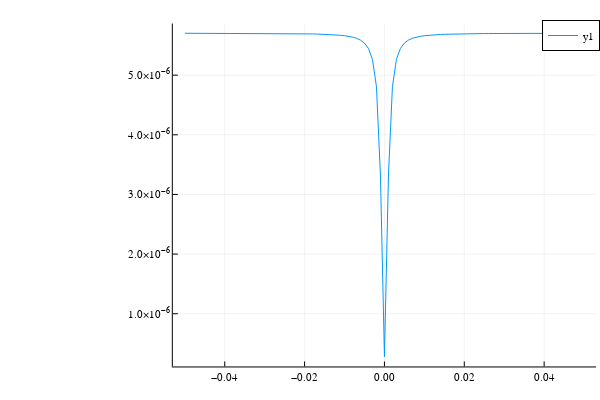

Notebook source saved alongside this figure:
### Code cell
plot1=Plots.plot(Bvalues,popGr)

### Figure 1 — Plotly figure (JSON) as saved in the notebook; plotly's stock layout.template omitted (floating-point values rounded to 4 significant figures)
{"data": [{"colorbar": {"title": ""}, "legendgroup": "y1", "line": {"color": "rgba(0, 154, 250, 1.000)", "dash": "solid", "shape": "linear", "width": 1}, "mode": "lines", "name": "y1", "showlegend": true, "type": "scatter", "x": [-0.05, -0.049, -0.048, -0.047, -0.046, -0.045, -0.044, -0.043, -0.042, -0.041, -0.04, -0.039, -0.038, -0.037, -0.036, -0.035, -0.034, -0.033, -0.032, -0.031, -0.03, -0.029, -0.028, -0.027, -0.026, -0.025, -0.024, -0.023, -0.022, -0.021, -0.02, -0.019, -0.018, -0.017, -0.016, -0.015, -0.014, -0.013, -0.012, -0.011, -0.01, -0.009, -0.008, -0.007, -0.006, -0.005, -0.004, -0.003, -0.002, -0.001, 0, 0.001, 0.002, 0.003, 0.004, 0.005, 0.006, 0.007, 0.008, 0.009, 0.01, 0.011, 0.012, 0.013, 0.014, 0.015, 0.016, 0.017, 0.018, 0.019, 0.02, 0.021, 0.022, 0.023, 0.024, 0.025, 0.026, 0.027, 0.028, 0.029, 0.03, 0.031, 0.032, 0.033, 0.034, 0.035, 0.036, 0.037, 0.038, 0.039, 0.04, 0.041, 0.042, 0.043, 0.044, 0.045, 0.046, 0.047, 0.048, 0.049, 0.05], "xaxis": "x", "y": [5.702e-06, 5.702e-06, 5.702e-06, 5.702e-06, 5.702e-06, 5.702e-06, 5.702e-06, 5.702e-06, 5.702e-06, 5.702e-06, 5.701e-06, 5.701e-06, 5.701e-06, 5.701e-06, 5.701e-06, 5.701e-06, 5.7e-06, 5.7e-06, 5.7e-06, 5.7e-06, 5.699e-06, 5.699e-06, 5.699e-06, 5.698e-06, 5.698e-06, 5.697e-06, 5.697e-06, 5.696e-06, 5.695e-06, 5.694e-06, 5.693e-06, 5.692e-06, 5.691e-06, 5.689e-06, 5.687e-06, 5.685e-06, 5.682e-06, 5.679e-06, 5.674e-06, 5.669e-06, 5.661e-06, 5.651e-06, 5.638e-06, 5.618e-06, 5.587e-06, 5.537e-06, 5.448e-06, 5.265e-06, 4.807e-06, 3.308e-06, 2.788e-07, 3.308e-06, 4.807e-06, 5.265e-06, 5.448e-06, 5.537e-06, 5.587e-06, 5.618e-06, 5.638e-06, 5.651e-06, 5.661e-06, 5.669e-06, 5.674e-06, 5.679e-06, 5.682e-06, 5.685e-06, 5.687e-06, 5.689e-06, 5.691e-06, 5.692e-06, 5.693e-06, 5.694e-06, 5.695e-06, 5.696e-06, 5.697e-06, 5.697e-06, 5.698e-06, 5.698e-06, 5.699e-06, 5.699e-06, 5.699e-06, 5.7e-06, 5.7e-06, 5.7e-06, 5.7e-06, 5.701e-06, 5.701e-06, 5.701e-06, 5.701e-06, 5.701e-06, 5.701e-06, 5.702e-06, 5.702e-06, 5.702e-06, 5.702e-06, 5.702e-06, 5.702e-06, 5.702e-06, 5.702e-06, 5.702e-06, 5.702e-06], "yaxis": "y", "zmax": null, "zmin": null}], "layout": {"annotations": [], "height": 400, "legend": {"bgcolor": "rgba(255, 255, 255, 1.000)", "bordercolor": "rgba(0, 0, 0, 1.000)", "borderwidth": 1, "font": {"color": "rgba(0, 0, 0, 1.000)", "family": "sans-serif", "size": 11}, "title": {"font": {"color": "rgba(0, 0, 0, 1.000)", "family": "sans-serif", "size": 15}, "text": ""}, "tracegroupgap": 0, "traceorder": "normal", "x": 1, "xanchor": "auto", "y": 1, "yanchor": "auto"}, "margin": {"b": 20, "l": 0, "r": 0, "t": 20}, "paper_bgcolor": "rgba(255, 255, 255, 1.000)", "plot_bgcolor": "rgba(255, 255, 255, 1.000)", "showlegend": true, "width": 600, "xaxis": {"anchor": "y", "domain": [0.288, 0.9934], "gridcolor": "rgba(0, 0, 0, 0.100)", "gridwidth": 0.5, "linecolor": "rgba(0, 0, 0, 1.000)", "mirror": false, "range": [-0.053, 0.053], "showgrid": true, "showline": true, "showticklabels": true, "tickangle": 0, "tickcolor": "rgb(0, 0, 0)", "tickfont": {"color": "rgba(0, 0, 0, 1.000)", "family": "sans-serif", "size": 11}, "tickmode": "array", "ticks": "inside", "ticktext": ["−0.04", "−0.02", "0.00", "0.02", "0.04"], "tickvals": [-0.04, -0.02, 0, 0.02, 0.04], "title": "", "titlefont": {"color": "rgba(0, 0, 0, 1.000)", "family": "sans-serif", "size": 15}, "type": "-", "visible": true, "zeroline": false, "zerolinecolor": "rgba(0, 0, 0, 1.000)"}, "yaxis": {"anchor": "x", "domain": [0.03762, 0.9902], "gridcolor": "rgba(0, 0, 0, 0.100)", "gridwidth": 0.5, "linecolor": "rgba(0, 0, 0, 1.000)", "mirror": false, "range": [1.161e-07, 5.865e-06], "showgrid": true, "showline": true, "showticklabels": true, "tickangle": 0, "tickcolor": "rgb(0, 0, 0)", "tickfont": {"color": "rgba(0, 0, 0, 1.000)", "family": "sans-serif", "size": 11}, "tickmode": "array", "ticks": "inside", "ticktext": ["1.0×10<sup>−6</sup>", "2.0×10<sup>−6</sup>", "3.0×10<sup>−6</sup>", "4.0×10<sup>−6</sup>", "5.0×10<sup>−6</sup>"], "tickvals": [1e-06, 2e-06, 3e-06, 4e-06, 5e-06], "title": "", "titlefont": {"color": "rgba(0, 0, 0, 1.000)", "family": "sans-serif", "size": 15}, "type": "-", "visible": true, "zeroline": false, "zerolinecolor": "rgba(0, 0, 0, 1.000)"}}}
